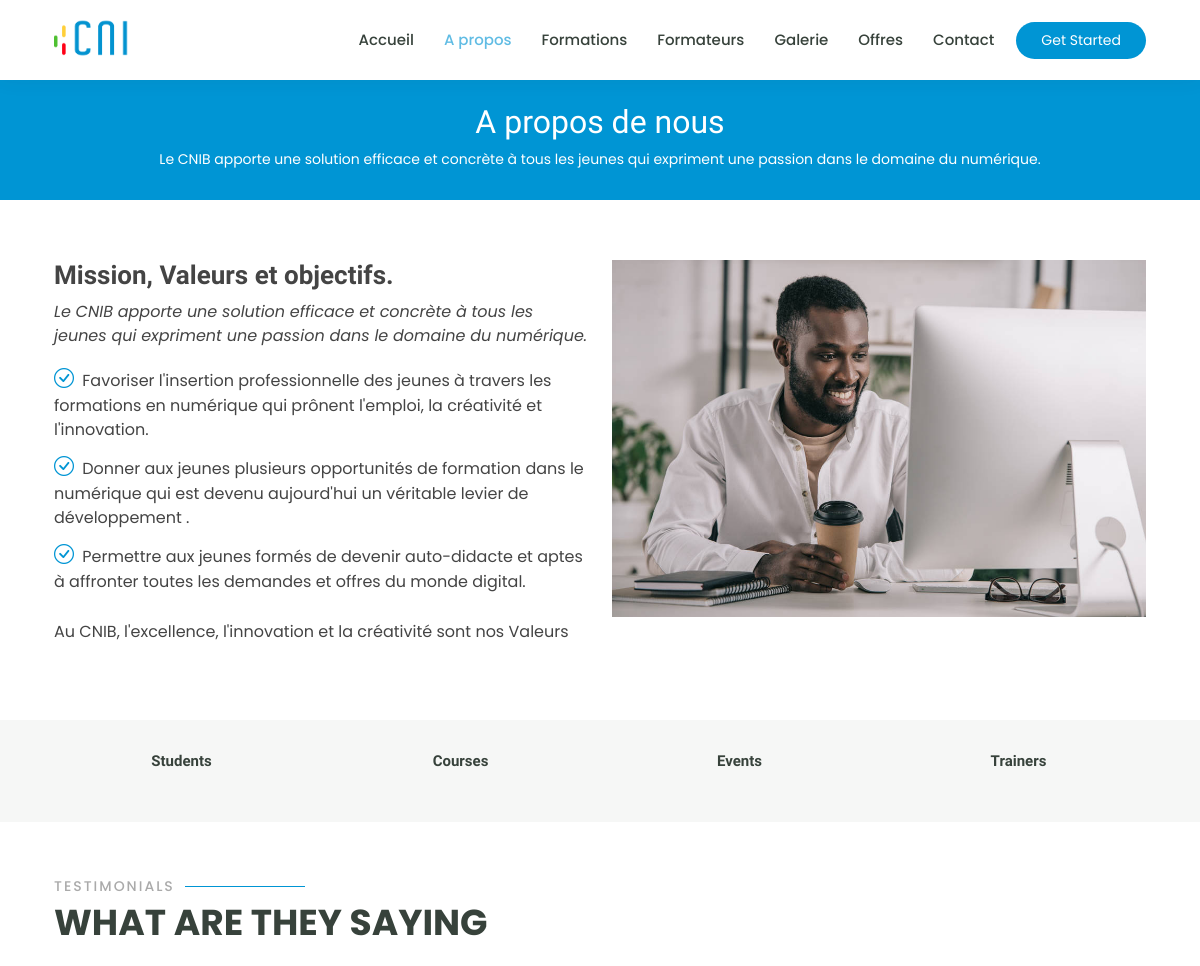
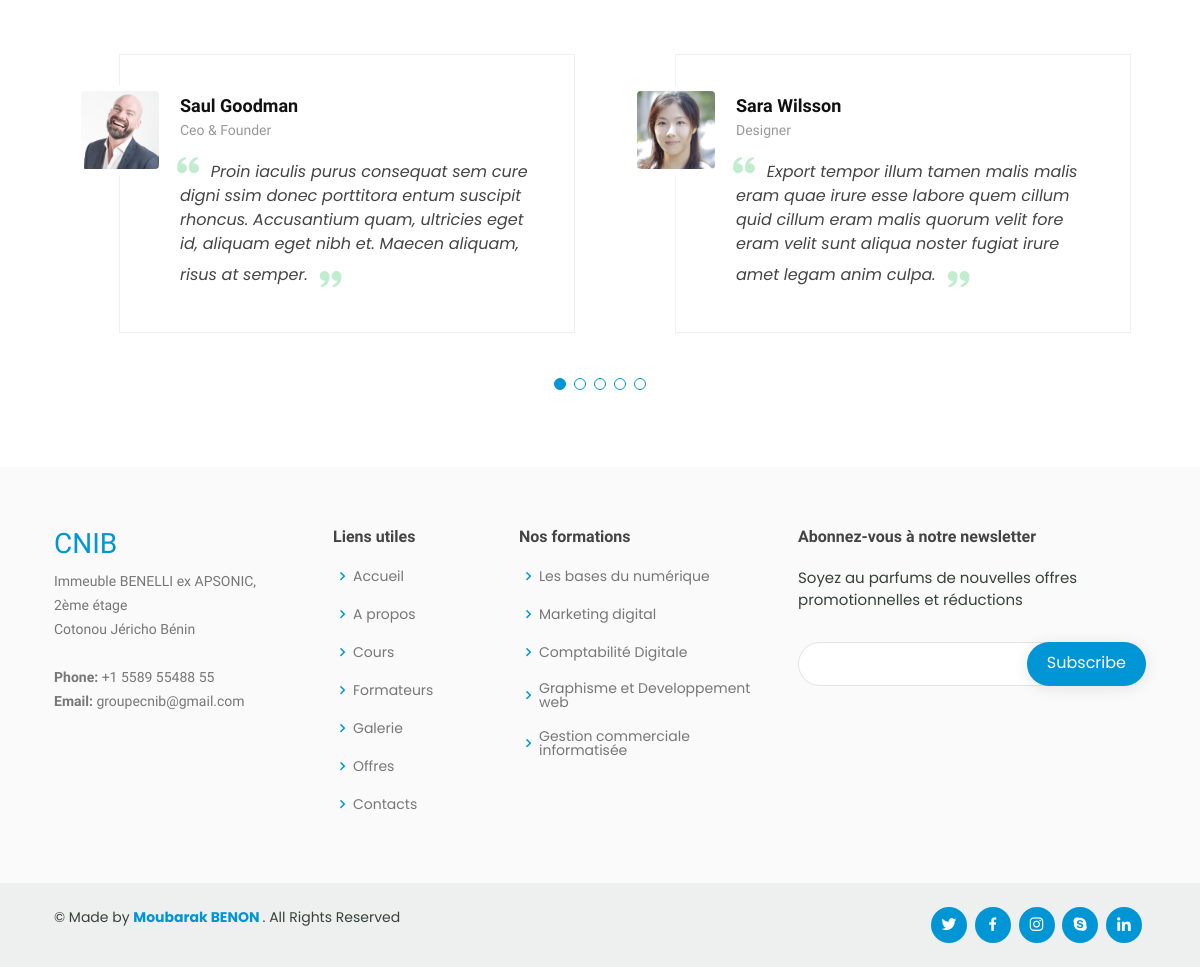
The page /cnib/about on the database its author committed (2 pictures, top to bottom).
### app/models.py (models this page shows, shortened)
class Cours(models.Model):
    nom = models.CharField(max_length=100)
    coursthumbnail = models.ImageField(upload_to="cours", blank=True, null=True)
    price = models.IntegerField(default=50000)
    libele = models.TextField(max_length=500,blank=True, null=True)
    description = models.TextField(max_length=1000)
    prof=models.CharField(choices=les_choix, max_length=50, default="")
    profimage = models.ImageField(upload_to="enseignants", blank=True, null=True)
    def get_absolute_url(self):
        return reverse("course_details", kwargs = {"id": self.id}) # nom de l'url "product" et un paramètre contenant le slug

### app/views.py (the view)
# urls.py: path('about', views.about, name='about'),
def about(request):
    formations = Cours.objects.all()
    return render(request, 'app/about.html', context={"formations":formations})

### app/templates/app/about.html (shortened to what this page needs)
{% extends 'app/index.html' %}
{% block aboutli %}class="active"{% endblock aboutli %}
{% block about %}
  <main id="main">
    <div class="breadcrumbs" data-aos="fade-in">
      <div class="container">
        <h2>A propos de nous</h2>
        <p>Le CNIB apporte une solution efficace et concrète à tous les jeunes qui expriment une passion dans le domaine du numérique. </p>
      </div>
    </div>
    <section id="about" class="about">
      <div class="container" data-aos="fade-up">
        <div class="row">
          <div class="col-lg-6 order-1 order-lg-2" data-aos="fade-left" data-aos-delay="100">
            <img src="../../static/app/images/CNIB/gars.jpg" class="img-fluid" alt="">
          </div>
          <div class="col-lg-6 pt-4 pt-lg-0 order-2 order-lg-1 content">
            <h3>Mission, Valeurs et objectifs.</h3>
            <p class="fst-italic">
              Le CNIB apporte une solution efficace et concrète à tous les jeunes qui expriment une passion dans le
              domaine du numérique.
            </p>
            <ul>
              <li><i class="bi bi-check-circle"></i> Favoriser l'insertion professionnelle des jeunes à travers les
                formations en numérique qui prônent l'emploi, la créativité et l'innovation.</li>
              <li><i class="bi bi-check-circle"></i> Donner aux jeunes plusieurs opportunités de formation dans le
                numérique qui est devenu aujourd'hui un véritable levier de développement .</li>
              <li><i class="bi bi-check-circle"></i> Permettre aux jeunes formés de devenir auto-didacte et aptes à
                affronter toutes les demandes et offres du monde digital.</li>
            </ul>
            <p>
              Au CNIB, l'excellence, l'innovation et la créativité sont nos Valeurs
            </p>
          </div>
        </div>
      </div>
    </section>
    <section id="counts" class="counts section-bg">
      <div class="container">
        <div class="row counters">
          <div class="col-lg-3 col-6 text-center">
            <p>Students</p>
          </div>
          <div class="col-lg-3 col-6 text-center">
            <p>Courses</p>
          </div>
          <div class="col-lg-3 col-6 text-center">
            <p>Events</p>
          </div>
          <div class="col-lg-3 col-6 text-center">
            <p>Trainers</p>
          </div>
        </div>
      </div>
    </section>
    <section id="testimonials" class="testimonials">
      <div class="container" data-aos="fade-up">
        <div class="section-title">
          <h2>Testimonials</h2>
          <p>What are they saying</p>
        </div>
        <div class="testimonials-slider swiper" data-aos="fade-up" data-aos-delay="100">
          <div class="swiper-wrapper">
            <div class="swiper-slide">
              <div class="testimonial-wrap">
                <div class="testimonial-item">
                  <img src="../../static/app/images/testimonials/testimonials-1.jpg" class="testimonial-img" alt="">
                  <h3>Saul Goodman</h3>
                  <h4>Ceo &amp; Founder</h4>
                  <p>
                    <i class="bx bxs-quote-alt-left quote-icon-left"></i>
                    Proin iaculis purus consequat sem cure digni ssim donec porttitora entum suscipit rhoncus. Accusantium quam, ultricies eget id, aliquam eget nibh et. Maecen aliquam, risus at semper.
                    <i class="bx bxs-quote-alt-right quote-icon-right"></i>
                  </p>
                </div>
              </div>
            </div>
            <div class="swiper-slide">
              <div class="testimonial-wrap">
                <div class="testimonial-item">
                  <img src="../../static/app/images/testimonials/testimonials-2.jpg" class="testimonial-img" alt="">
                  <h3>Sara Wilsson</h3>
                  <h4>Designer</h4>
                  <p>
                    <i class="bx bxs-quote-alt-left quote-icon-left"></i>
                    Export tempor illum tamen malis malis eram quae irure esse labore quem cillum quid cillum eram malis quorum velit fore eram velit sunt aliqua noster fugiat irure amet legam anim culpa.
                    <i class="bx bxs-quote-alt-right quote-icon-right"></i>
                  </p>
                </div>
              </div>
            </div>
          </div>
          <div class="swiper-pagination"></div>
        </div>
      </div>
    </section>
  </main>
{% endblock about %}

### app/templates/app/index.html (shortened to what this page needs)
{% load static %}
<!DOCTYPE html>
<html lang="en">
<head>
  <link rel="stylesheet" href="https://cdnjs.cloudflare.com/ajax/libs/font-awesome/6.1.1/css/all.min.css"
 />
  <link href="{% static 'app/vendor/animate.css/animate.min.css' %}" rel="stylesheet">
  <link href="{% static 'app/vendor/aos/aos.css' %}" rel="stylesheet">
  <link href="{% static 'app/vendor/bootstrap/css/bootstrap.min.css' %}" rel="stylesheet">
  <link href="{% static 'app/vendor/bootstrap-icons/bootstrap-icons.css' %}" rel="stylesheet">
  <link href="{% static 'app/vendor/boxicons/css/boxicons.min.css' %}" rel="stylesheet">
  <link href="{% static 'app/vendor/remixicon/remixicon.css' %}" rel="stylesheet">
  <link href="{% static 'app/vendor/swiper/swiper-bundle.min.css' %}" rel="stylesheet">
  <link href="https://cdn.jsdelivr.net/npm/bootstrap@5.0.2/dist/css/bootstrap.min.css" rel="stylesheet"
>
  <link href="{% static 'app/css/style.css' %}" rel="stylesheet">
</head>
<body>
  <header id="header" class="fixed-top">
    <div class="container d-flex align-items-center">
      <a href="index.html" class="logo me-auto"><img src="{% static 'app/images/LOGO/1.png' %}" alt="" class="img-fluid"
          style="background-size: cover; height: 50px;"></a>
      <nav id="navbar" class="navbar order-last order-lg-0">
        <ul>
          <li><a {% block indexli %}class="active" {% endblock indexli %} href="{% url 'index'  %}">Accueil</a></li>
          <li><a href="{% url 'about' %}" {% block aboutli %}{% endblock aboutli %}>A propos</a></li>
          <li><a href="{% url 'courses'  %}" {% block coursesli %}{% endblock coursesli %}>Formations</a></li>
          <li><a href="{% url 'trainers'  %}" {% block trainersli %}{% endblock trainersli %}>Formateurs</a></li>
          <li><a href="{% url 'events' %}" {% block eventsli %}{% endblock eventsli %}>Galerie</a></li>
          <li><a href="{% url 'pricing'  %}" {% block pricingli %}{% endblock pricingli %}>Offres</a></li>
          <li><a href="{% url 'contact'  %}" {% block contactli %}{% endblock contactli %}>Contact</a></li>
        </ul>
      </nav>
      <a href="{% url 'courses'  %}" class="get-started-btn">Get Started</a>
    </div>
  </header>
  {% block about %}{% endblock about %}
  <footer id="footer">
    <div class="footer-top">
      <div class="container">
        <div class="row">
          <div class="col-lg-3 col-md-6 footer-contact">
            <h3 style="color: #0095d4;">CNIB</h3>
            <p>
              Immeuble BENELLI ex APSONIC, <br>
              2ème étage <br>
              Cotonou Jéricho Bénin<br>
              <br>
              <strong>Phone:</strong> +1 5589 55488 55<br>
              <strong>Email:</strong> groupecnib@gmail.com<br>
            </p>
          </div>
          <div class="col-lg-2 col-md-6 footer-links">
            <h4>Liens utiles</h4>
            <ul>
              <li><i class="bx bx-chevron-right"></i> <a href="{% url 'index' %}" {% ">Accueil</a></li>
              <li><i class="bx bx-chevron-right"></i> <a href="{% url 'about' %}" {% ">A propos</a></li>
              <li><i class="bx bx-chevron-right"></i> <a href="{% url 'courses'  %}" ">Cours</a></li>
              <li><i class=" bx bx-chevron-right"></i> <a href="{% url 'trainers'  %}"">Formateurs</a></li>
              <li><i class=" bx bx-chevron-right"></i> <a href="{% url 'events' %}" {%">Galerie</a></li>
              <li><i class="bx bx-chevron-right"></i> <a href="{% url 'pricing'  %}" ">Offres</a></li>
              <li><i class=" bx bx-chevron-right"></i> <a href="{% url 'contact'  %}" ">Contacts</a></li>
            </ul>
          </div>
          <div class=" col-lg-3 col-md-6 footer-links">
                        <h4>Nos formations</h4>
                        <ul>
                          {% for cour in formations %}
                          <li><i class="bx bx-chevron-right"></i> <a
                              href="{{ cour.get_absolute_url }}">{{ cour.nom }}</a></li>
                          {% endfor %}
                        </ul>
          </div>
          <div class="col-lg-4 col-md-6 footer-newsletter">
            <h4>Abonnez-vous à notre newsletter</h4>
            <p>Soyez au parfums de nouvelles offres promotionnelles et réductions</p>
            <form action="" method="post">
              <input type="email" name="email"><input type="submit" value="Subscribe">
            </form>
          </div>
        </div>
      </div>
    </div>
    <div class="container d-md-flex py-4">
      <div class="me-md-auto text-center text-md-start">
        <div class="copyright">
          &copy; Made by <strong><span><a href="http://wa.me/22990838919">Moubarak BENON </a></span></strong>. All
          Rights Reserved
        </div>
        <div class="credits">
        </div>
      </div>
      <div class="social-links text-center text-md-right pt-3 pt-md-0">
        <a href="#" class="twitter"><i class="bx bxl-twitter"></i></a>
        <a href="https://www.facebook.com/profile.php?id=100086442344655&mibextid=ZbWKwL" class="facebook"><i class="bx bxl-facebook"></i></a>
        <a href="#" class="instagram"><i class="bx bxl-instagram"></i></a>
        <a href="#" class="google-plus"><i class="bx bxl-skype"></i></a>
        <a href="#" class="linkedin"><i class="bx bxl-linkedin"></i></a>
      </div>
    </div>
  </footer>
</body>
</html>

### rows shown on the page
Cours: nom "Les bases du numérique"
Cours: nom "Marketing digital"
Cours: nom "Comptabilité Digitale"
Cours: nom "Graphisme et Developpement web"
Cours: nom "Gestion commerciale informatisée"
